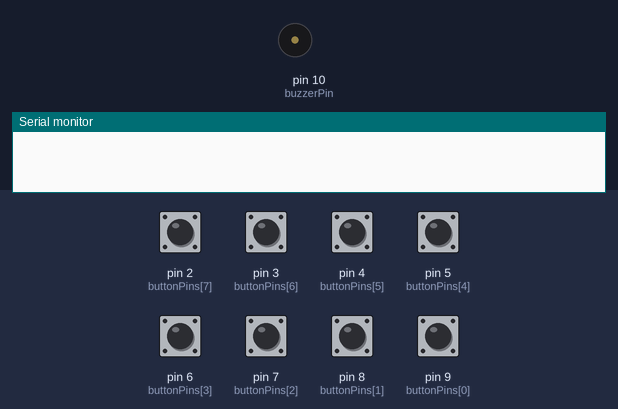
Bench run of a sketch on a simulated Arduino Uno, built with avr-gcc and run on an emulated ATmega328P. On the bench: buzzer (waves = sounding), the last lines printed to the serial monitor. The test bench sets the inputs (shaded band); at power-on: pin 2 (buttonPins[7]), pin 3 (buttonPins[6]), pin 4 (buttonPins[5]), pin 5 (buttonPins[4]), pin 6 (buttonPins[3]), pin 7 (buttonPins[2]), pin 8 (buttonPins[1]), pin 9 (buttonPins[0]) HIGH.

Above: at 1.2 s.
1.3 s: pin 2 (buttonPins[7]) pulled LOW for 0.15 s
At 1.37 s:
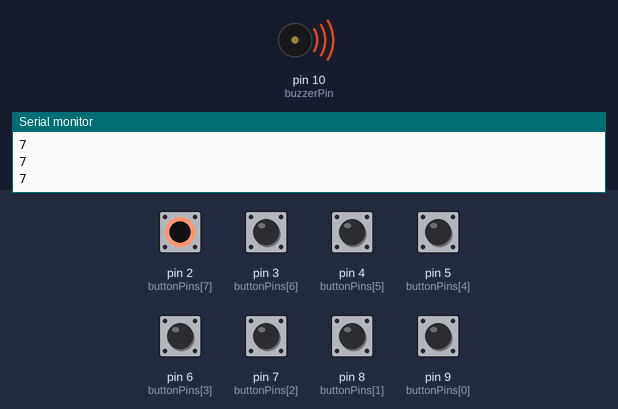
2.9 s: pin 3 (buttonPins[6]) pulled LOW for 0.15 s
At 3.6 s:
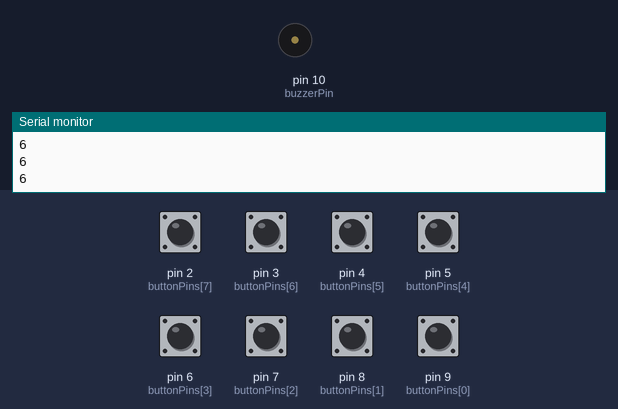
4.5 s: pin 4 (buttonPins[5]) pulled LOW for 0.15 s
At 4.57 s:
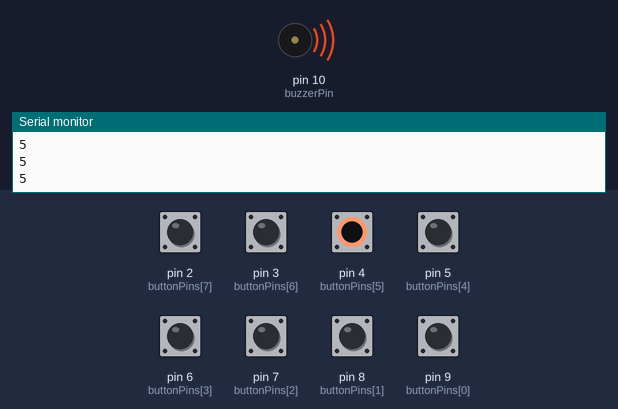
6.1 s: pin 5 (buttonPins[4]) pulled LOW for 0.15 s
At 7.3 s:
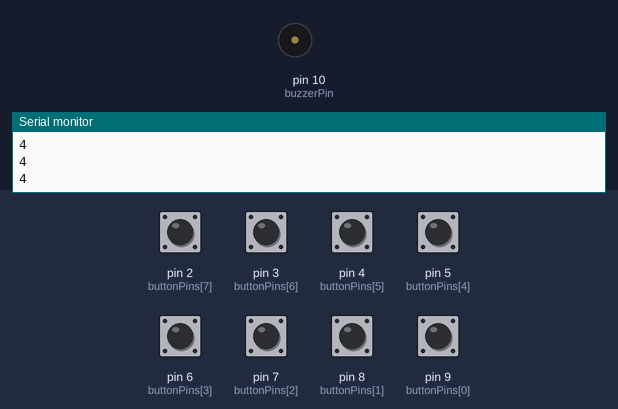
7.7 s: pin 6 (buttonPins[3]) pulled LOW for 0.15 s
At 7.77 s:
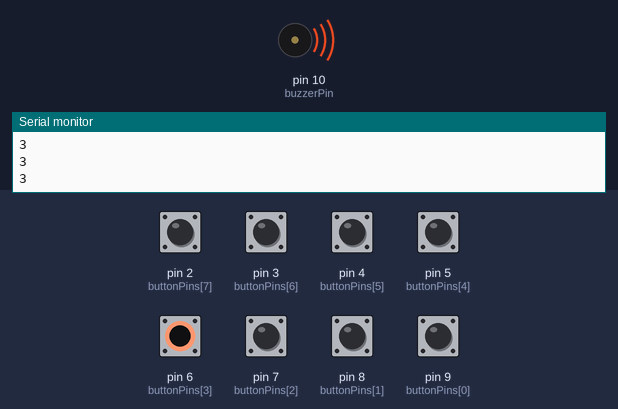
9.3 s: pin 7 (buttonPins[2]) pulled LOW for 0.15 s
At 9.7 s:
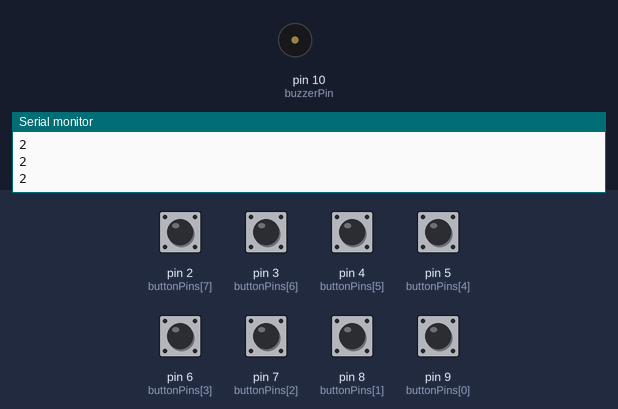
Timing chart, 0 to 11.9 s (numbered marks = the images above; inputs shaded):
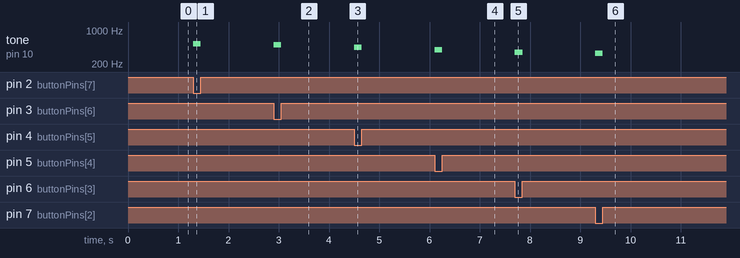

The sketch:

lab6-prob1-piano.ino
```cpp
// Define pin numbers for buttons
// const int buttonPins[8] = {2, 3, 4, 5, 6, 7, 8, 9};
const int buttonPins[8] = {9, 8, 7, 6, 5, 4, 3, 2};

// Define the buzzer pin
const int buzzerPin = 10;

// Define the frequencies for the musical notes
const int noteFrequencies[8] = {
  262, // DO (C4)
  294, // RE (D4)
  330, // MI (E4)
  349, // FA (F4)
  392, // SO (G4)
  440, // LA (A4)
  494, // TI (B4)
  523  // DO (C5)
};

void setup() {
  Serial.begin(9600);
  // Set button pins as INPUT_PULLUP
  for (int i = 0; i < 8; i++) {
    pinMode(buttonPins[i], INPUT_PULLUP);
  }
  // Set buzzer pin as OUTPUT and start it off
  pinMode(buzzerPin, OUTPUT);
  noTone(buzzerPin);
}

void loop() {
  // Check each button
  for (int i = 0; i < 8; i++) {
    // If the button is pressed
    if (digitalRead(buttonPins[i]) == LOW) {
      Serial.println(i);
      // Play the corresponding note
      tone(buzzerPin, noteFrequencies[i]);
      return; // Exit the loop to continue playing the note
    }
  }
  // Stop the buzzer when no button is pressed
  noTone(buzzerPin);
}
```

Measured:
- after the input at 1.3 s, tone on pin 10 (buzzerPin): silent → 523 Hz at once, → silent 0.15 s later
- after the input at 2.9 s, tone on pin 10 (buzzerPin): silent → 494 Hz at once, → silent 0.15 s later
- after the input at 4.5 s, tone on pin 10 (buzzerPin): silent → 440 Hz at once, → silent 0.15 s later
- after the input at 6.1 s, tone on pin 10 (buzzerPin): silent → 392 Hz at once, → silent 0.15 s later
- after the input at 7.7 s, tone on pin 10 (buzzerPin): silent → 349 Hz at once, → silent 0.15 s later
- after the input at 9.3 s, tone on pin 10 (buzzerPin): silent → 330 Hz at once, → silent 0.15 s later
